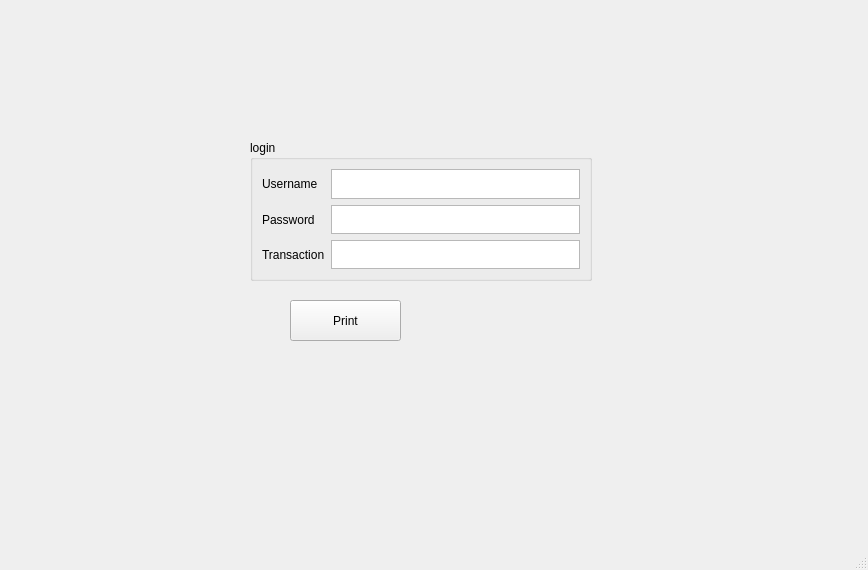
<?xml version="1.0" encoding="UTF-8"?>
<ui version="4.0">
 <class>loginp</class>
 <widget class="QMainWindow" name="loginp">
  <property name="geometry">
   <rect>
    <x>0</x>
    <y>0</y>
    <width>868</width>
    <height>570</height>
   </rect>
  </property>
  <property name="windowTitle">
   <string>MainWindow</string>
  </property>
  <widget class="QWidget" name="centralwidget">
   <widget class="QGroupBox" name="groupBox">
    <property name="geometry">
     <rect>
      <x>250</x>
      <y>140</y>
      <width>342</width>
      <height>141</height>
     </rect>
    </property>
    <property name="title">
     <string>login</string>
    </property>
    <layout class="QGridLayout" name="gridLayout">
     <item row="0" column="0">
      <widget class="QLabel" name="label">
       <property name="text">
        <string>Username</string>
       </property>
      </widget>
     </item>
     <item row="0" column="1">
      <widget class="QTextEdit" name="textEdit_user"/>
     </item>
     <item row="1" column="0">
      <widget class="QLabel" name="label_2">
       <property name="text">
        <string>Password</string>
       </property>
      </widget>
     </item>
     <item row="1" column="1">
      <widget class="QTextEdit" name="textEdit_pass"/>
     </item>
     <item row="2" column="0">
      <widget class="QLabel" name="label_3">
       <property name="text">
        <string>Transaction</string>
       </property>
      </widget>
     </item>
     <item row="2" column="1">
      <widget class="QTextEdit" name="textEdit_trans"/>
     </item>
    </layout>
   </widget>
   <widget class="QPushButton" name="pushButton_print">
    <property name="geometry">
     <rect>
      <x>290</x>
      <y>300</y>
      <width>111</width>
      <height>41</height>
     </rect>
    </property>
    <property name="text">
     <string>Print</string>
    </property>
   </widget>
  </widget>
  <widget class="QMenuBar" name="menubar">
   <property name="geometry">
    <rect>
     <x>0</x>
     <y>0</y>
     <width>868</width>
     <height>26</height>
    </rect>
   </property>
  </widget>
  <widget class="QStatusBar" name="statusbar"/>
 </widget>
 <resources/>
 <connections/>
</ui>
